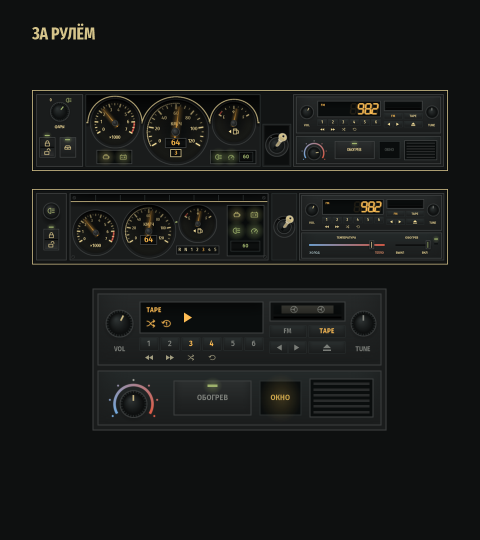
#> input picture 42/media/knox/news/b3_art_ru.png, 960 x 1080 px, given in place of screen_camp_three.png, which was not available (shown at 1/2 size)
$ python make_pinned_art.py
#> lines starting #> are read from the running program, lines starting #| are printed output that depends on the picture; after the words box and inside, x2 and y2 are one past the last pixel; in counts of white or black regions, pixels touching at a corner belong together; pictures that were not available may be replaced by others from this repository, and a replacement may not be noted
# The pinned post's pictures (the Boosty post with the roadmap; the author's mockup
# .claude/mockups/boosty/boosty_v1.html, 2026-10-25) -> 42/media/ui/knoxmenu/pinned/.
# Everything the mockup draws with CSS gradients, masks and 3D that Knox draws in PZ
# with textures: the card's banner (the camp under its dark gradient, baked), the logos,
# the coin's glint as frames (it must stay inside the round face: PZ has no masks),
# soft light, a fade, the shimmer's band, the contour map, the bottom bar's coin, the pin.
#   python tools\make_pinned_art.py
import os, re, math
from PIL import Image, ImageDraw, ImageFilter

HERE = os.path.dirname(os.path.abspath(__file__))
MOD = os.path.dirname(HERE)
ART = os.path.join(HERE, 'art')
MOCK = os.path.join(MOD, '.claude', 'mockups', 'boosty')
OUT = os.path.join(MOD, '42', 'media', 'ui', 'knoxmenu', 'pinned')
os.makedirs(OUT, exist_ok=True)

def save(im, name):
    im.save(os.path.join(OUT, name), optimize=True)
    print(name, im.size)

# the card's banner: as the mockup's .card.pin .ban - the camp 440 px wide at 60, -70 of a
# 365 x 98 card, under the dark gradient from the left; drawn 2.5x (the card fills it whole)
K = 2.5
CW, CH = round(365 * K), round(98 * K)
camp = Image.open(os.path.join(ART, 'screen_camp_three.png')).convert('RGB')
bw = round(440 * K)
bh = round(camp.height * bw / camp.width)
#> bh = 1238
camp = camp.resize((bw, bh), Image.LANCZOS)
#> camp: PIL image 1100x1238 RGB
card = Image.new('RGB', (CW, CH), (18, 20, 20))
card.paste(camp, (round(60 * K), round(-70 * K)))
stops = [(0, .96), (.5, .88), (.78, .3), (1, .05)]
grad = Image.new('L', (CW, 1))
for x in range(CW):
    f = x / (CW - 1)
    for (a, va), (b, vb) in zip(stops, stops[1:]):
        if a <= f <= b:
            grad.putpixel((x, 0), round(255 * (va + (vb - va) * (f - a) / (b - a))))
            break
dark = Image.new('RGB', (CW, CH), (18, 20, 20))
card = Image.composite(dark, card, grad.resize((CW, CH)))
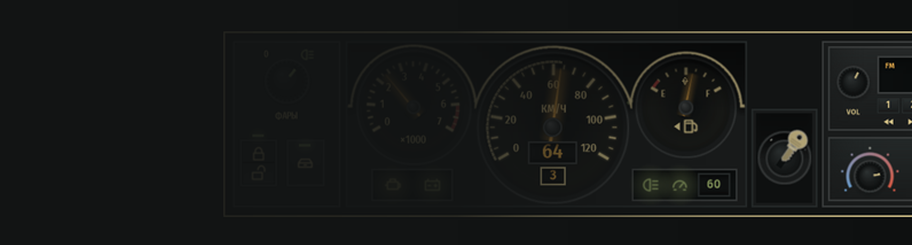
#> card: PIL image 912x245 RGB; mean R, G, B 21.7, 23.4, 22.4
save(card, 'banner.png')
#| banner.png (912, 245)

# the logos: the coin's face (knox_logo_avatar, the existing one - no new one drawn) whole,
# and smaller copies for the support block (64 px) and the bottom bar's tooltip (30 px):
# PZ scales a texture down without mipmaps, a 640 px one at 30 px is all jaggies
logo = Image.open(os.path.join(ART, 'knox_logo_avatar.png')).convert('RGBA')
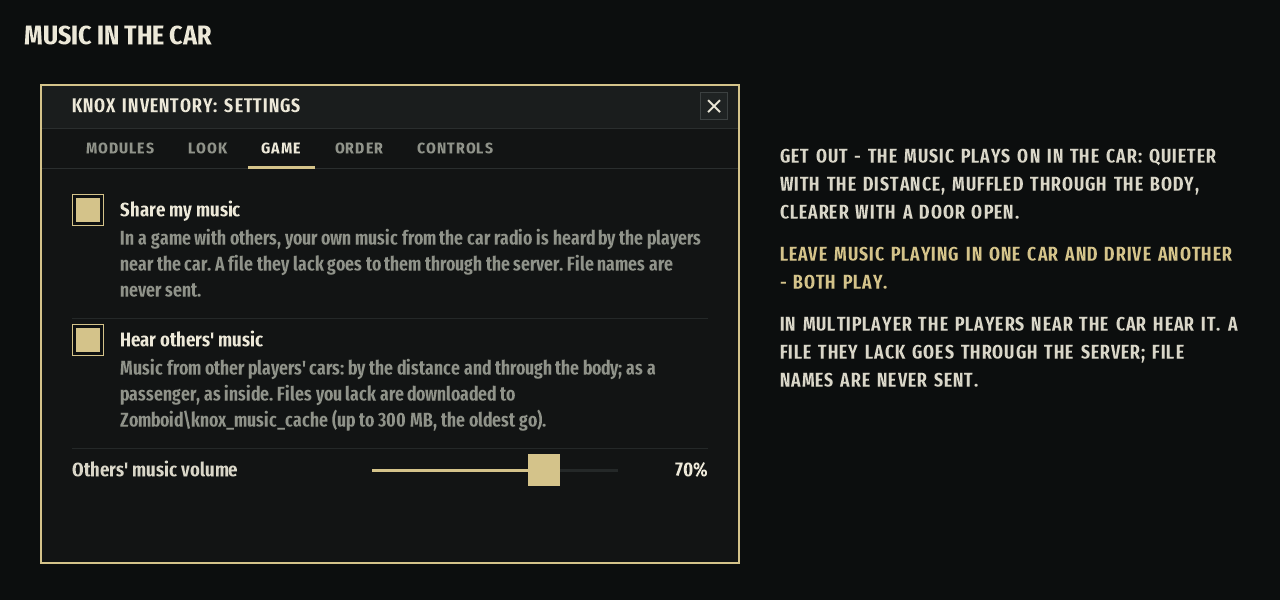
#> input picture 42/media/knox/news/b3_music_en.png, 1280 x 600 px, given in place of knox_logo_avatar.png, which was not available
#> logo is the input picture: PIL image 1280x600 RGBA; mean R, G, B, A 26, 27.6, 26.2, 255
save(logo, 'logo.png')
#| logo.png (1280, 600)
clean = Image.open(os.path.join(ART, 'knox_logo_avatar_clean.png')).convert('RGBA')
save(clean.resize((128, 128), Image.LANCZOS), 'logo_clean_128.png')
#> call 3 of save, with name = 'logo_clean_128.png'
#> in save (call 3), `im.save(os.path.join(OUT, name), optimize=True)`:
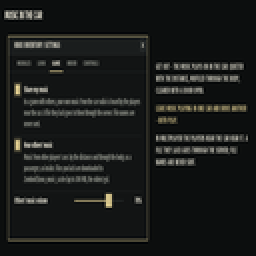
#> saved as logo_clean_128.png: PIL image 128x128 RGBA (shown 2 times larger); mean R, G, B, A 26, 27.6, 26.2, 255
#| logo_clean_128.png (128, 128)
save(clean.resize((64, 64), Image.LANCZOS), 'logo_clean_64.png')
#> call 4 of save, with name = 'logo_clean_64.png'
#> in save (call 4), `im.save(os.path.join(OUT, name), optimize=True)`:
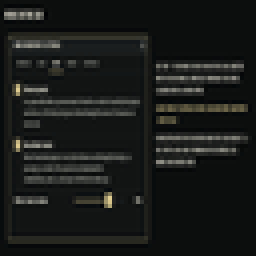
#> saved as logo_clean_64.png: PIL image 64x64 RGBA (shown 4 times larger); mean R, G, B, A 26, 27.6, 26.2, 255
#| logo_clean_64.png (64, 64)

# the coin's glint: .coin3d .glint - linear-gradient(115deg, 0 at 38%, .38 at 49%, .08 at 53%,
# 0 at 62%), background-size 300%, at background-position p (0..1); white, alpha = its light,
# inside the face's circle. GLINT frames from p = 0 to 1.
GLINT, GS = 32, 256
gstops = [(0, 0), (.38, 0), (.49, .38), (.53, .08), (.62, 0), (1, 0)]
def gval(f):
    for (a, va), (b, vb) in zip(gstops, gstops[1:]):
        if a <= f <= b:
            return va + (vb - va) * (f - a) / max(1e-9, b - a)
    return 0
mask = Image.new('L', (GS * 4, GS * 4), 0)
#> mask: PIL image 1024x1024 L; every value is 0
ImageDraw.Draw(mask).ellipse([4, 4, GS * 4 - 5, GS * 4 - 5], fill=255)
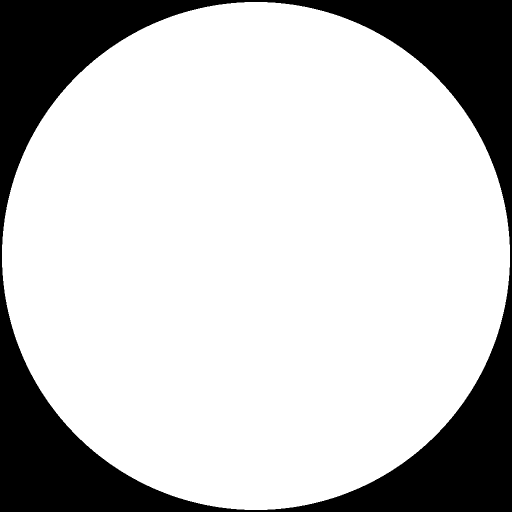
#> mask: PIL image 1024x1024 L (shown at 1/2 size); 77.3% white; 1 black region, box (x1, y1, x2, y2) and area: (0, 0, 1024, 1024) 237980
mask = mask.resize((GS, GS), Image.LANCZOS)
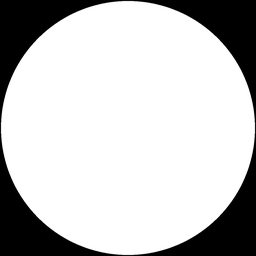
#> mask: PIL image 256x256 L; min 0, max 255, mean 197.1
ang = math.radians(115)
dx, dy = math.sin(ang), -math.cos(ang)      # CSS: 0deg points up, 90deg right
half = (abs(dx) * 3 * GS + abs(dy) * GS) / 2  # the gradient line's half length over the 300% box
for i in range(GLINT):
    p = i / (GLINT - 1)
    ox = -(3 * GS - GS) * p                   # the 300% box's left in the face's px
    im = Image.new('LA', (GS, GS), (255, 0))
    px = im.load()
    for y in range(GS):
        for x in range(GS):
            bx, by = x - ox - 1.5 * GS, y - GS / 2   # from the box's middle
            f = ((bx * dx + by * dy) + half) / (2 * half)
#> (the run stopped early here; a loop or call above may not have finished)
